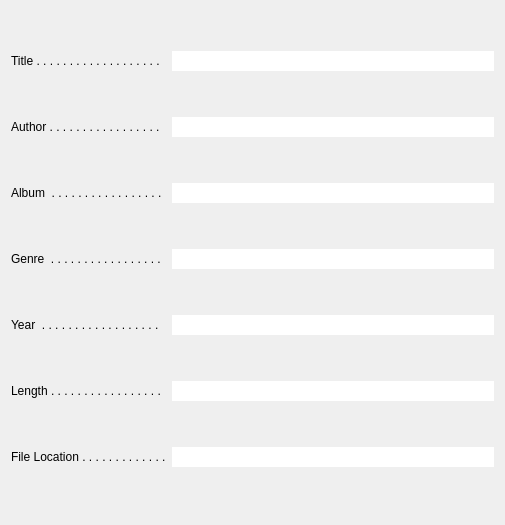
<?xml version="1.0" encoding="UTF-8"?>
<ui version="4.0">
 <class>PropertiesWidget</class>
 <widget class="QWidget" name="PropertiesWidget">
  <property name="geometry">
   <rect>
    <x>0</x>
    <y>0</y>
    <width>505</width>
    <height>525</height>
   </rect>
  </property>
  <property name="sizePolicy">
   <sizepolicy hsizetype="Fixed" vsizetype="Fixed">
    <horstretch>0</horstretch>
    <verstretch>0</verstretch>
   </sizepolicy>
  </property>
  <property name="windowTitle">
   <string>Properties</string>
  </property>
  <property name="windowIcon">
   <iconset>
    <normaloff>../icons/info_black.svg</normaloff>../icons/info_black.svg</iconset>
  </property>
  <layout class="QGridLayout" name="gridLayout">
   <item row="0" column="0">
    <widget class="QLabel" name="title_label">
     <property name="text">
      <string>Title . . . . . . . . . . . . . . . . . . . </string>
     </property>
    </widget>
   </item>
   <item row="0" column="1">
    <widget class="QLineEdit" name="title_text">
     <property name="frame">
      <bool>false</bool>
     </property>
     <property name="readOnly">
      <bool>true</bool>
     </property>
    </widget>
   </item>
   <item row="1" column="0">
    <widget class="QLabel" name="author_label">
     <property name="text">
      <string>Author . . . . . . . . . . . . . . . . .</string>
     </property>
    </widget>
   </item>
   <item row="1" column="1">
    <widget class="QLineEdit" name="author_text">
     <property name="frame">
      <bool>false</bool>
     </property>
     <property name="readOnly">
      <bool>true</bool>
     </property>
    </widget>
   </item>
   <item row="2" column="0">
    <widget class="QLabel" name="album_label">
     <property name="text">
      <string>Album  . . . . . . . . . . . . . . . . .</string>
     </property>
    </widget>
   </item>
   <item row="2" column="1">
    <widget class="QLineEdit" name="album_text">
     <property name="frame">
      <bool>false</bool>
     </property>
     <property name="readOnly">
      <bool>true</bool>
     </property>
    </widget>
   </item>
   <item row="3" column="0">
    <widget class="QLabel" name="genre_label">
     <property name="text">
      <string>Genre  . . . . . . . . . . . . . . . . .</string>
     </property>
    </widget>
   </item>
   <item row="3" column="1">
    <widget class="QLineEdit" name="genre_text">
     <property name="frame">
      <bool>false</bool>
     </property>
     <property name="readOnly">
      <bool>true</bool>
     </property>
    </widget>
   </item>
   <item row="4" column="0">
    <widget class="QLabel" name="year_label">
     <property name="text">
      <string>Year  . . . . . . . . . . . . . . . . . .</string>
     </property>
    </widget>
   </item>
   <item row="4" column="1">
    <widget class="QLineEdit" name="year_text">
     <property name="frame">
      <bool>false</bool>
     </property>
     <property name="readOnly">
      <bool>true</bool>
     </property>
    </widget>
   </item>
   <item row="5" column="0">
    <widget class="QLabel" name="length_label">
     <property name="text">
      <string>Length . . . . . . . . . . . . . . . . .</string>
     </property>
    </widget>
   </item>
   <item row="5" column="1">
    <widget class="QLineEdit" name="length_text">
     <property name="text">
      <string/>
     </property>
     <property name="frame">
      <bool>false</bool>
     </property>
     <property name="readOnly">
      <bool>true</bool>
     </property>
    </widget>
   </item>
   <item row="6" column="0">
    <widget class="QLabel" name="file_label">
     <property name="text">
      <string>File Location . . . . . . . . . . . . .</string>
     </property>
    </widget>
   </item>
   <item row="6" column="1">
    <widget class="QLineEdit" name="file_text">
     <property name="text">
      <string/>
     </property>
     <property name="frame">
      <bool>false</bool>
     </property>
     <property name="readOnly">
      <bool>true</bool>
     </property>
    </widget>
   </item>
  </layout>
 </widget>
 <resources/>
 <connections/>
</ui>
